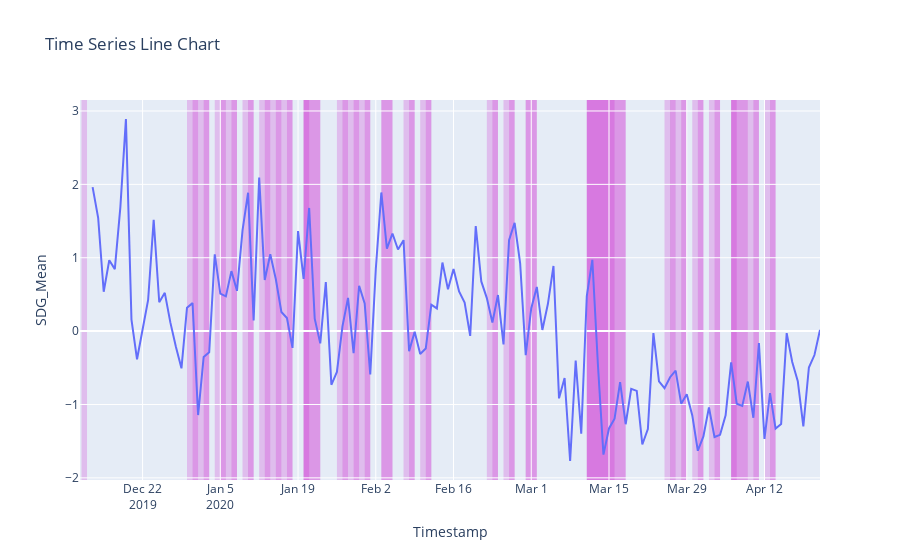

The notebook cell saved with this chart:
### Code cell
mask = df_AAPL["Timestamp"].isin(df_time["Date"].unique())

df1 = df_AAPL[mask].groupby((~mask).cumsum())['Timestamp'].agg(['first','last'])

fillcolor = 'rgba(200,0,200,0.2)'
layer = 'below'

for index, row in df1.iterrows():
        #print(row['first'], row['last'])
        lineC.add_shape(type="rect",
        xref="x",
        yref="paper",
        x0=row['first'],
        y0=0,
        x1=row['last'] - datetime.timedelta(days=1),
        y1=1,
        line=dict(color="rgba(0,0,0,0)",width=3,),
        fillcolor=fillcolor,
        layer=layer)

lineC.update_layout()

lineC.show()

### Figure 1 — Plotly figure (JSON) as saved in the notebook; plotly's stock layout.template omitted (floating-point values rounded to 4 significant figures; data arrays with more than 128 entries replaced by an {"elided": "..."} marker saying what was removed)
{"data": [{"hovertemplate": "Timestamp=%{x}<br>SDG_Mean=%{y}<extra></extra>", "legendgroup": "", "line": {"color": "#636efa", "dash": "solid"}, "marker": {"symbol": "circle"}, "mode": "lines", "name": "", "orientation": "v", "showlegend": false, "type": "scatter", "x": {"elided": "132 str values"}, "xaxis": "x", "y": {"elided": "132 float values"}, "yaxis": "y"}], "layout": {"legend": {"tracegroupgap": 0}, "shapes": [{"fillcolor": "rgba(200,0,200,0.2)", "layer": "below", "line": {"color": "rgba(0,0,0,0)", "width": 3}, "type": "rect", "x0": "2019-12-31T00:00:00", "x1": "2020-01-01T00:00:00", "xref": "x", "y0": 0, "y1": 1, "yref": "paper"}, {"fillcolor": "rgba(200,0,200,0.2)", "layer": "below", "line": {"color": "rgba(0,0,0,0)", "width": 3}, "type": "rect", "x0": "2020-01-02T00:00:00", "x1": "2020-01-03T00:00:00", "xref": "x", "y0": 0, "y1": 1, "yref": "paper"}, {"fillcolor": "rgba(200,0,200,0.2)", "layer": "below", "line": {"color": "rgba(0,0,0,0)", "width": 3}, "type": "rect", "x0": "2020-01-05T00:00:00", "x1": "2020-01-06T00:00:00", "xref": "x", "y0": 0, "y1": 1, "yref": "paper"}, {"fillcolor": "rgba(200,0,200,0.2)", "layer": "below", "line": {"color": "rgba(0,0,0,0)", "width": 3}, "type": "rect", "x0": "2020-01-07T00:00:00", "x1": "2020-01-08T00:00:00", "xref": "x", "y0": 0, "y1": 1, "yref": "paper"}, {"fillcolor": "rgba(200,0,200,0.2)", "layer": "below", "line": {"color": "rgba(0,0,0,0)", "width": 3}, "type": "rect", "x0": "2020-01-10T00:00:00", "x1": "2020-01-11T00:00:00", "xref": "x", "y0": 0, "y1": 1, "yref": "paper"}, {"fillcolor": "rgba(200,0,200,0.2)", "layer": "below", "line": {"color": "rgba(0,0,0,0)", "width": 3}, "type": "rect", "x0": "2020-01-13T00:00:00", "x1": "2020-01-14T00:00:00", "xref": "x", "y0": 0, "y1": 1, "yref": "paper"}, {"fillcolor": "rgba(200,0,200,0.2)", "layer": "below", "line": {"color": "rgba(0,0,0,0)", "width": 3}, "type": "rect", "x0": "2020-01-15T00:00:00", "x1": "2020-01-16T00:00:00", "xref": "x", "y0": 0, "y1": 1, "yref": "paper"}, {"fillcolor": "rgba(200,0,200,0.2)", "layer": "below", "line": {"color": "rgba(0,0,0,0)", "width": 3}, "type": "rect", "x0": "2020-01-17T00:00:00", "x1": "2020-01-18T00:00:00", "xref": "x", "y0": 0, "y1": 1, "yref": "paper"}, {"fillcolor": "rgba(200,0,200,0.2)", "layer": "below", "line": {"color": "rgba(0,0,0,0)", "width": 3}, "type": "rect", "x0": "2020-01-20T00:00:00", "x1": "2020-01-23T00:00:00", "xref": "x", "y0": 0, "y1": 1, "yref": "paper"}, {"fillcolor": "rgba(200,0,200,0.2)", "layer": "below", "line": {"color": "rgba(0,0,0,0)", "width": 3}, "type": "rect", "x0": "2020-01-27T00:00:00", "x1": "2020-01-28T00:00:00", "xref": "x", "y0": 0, "y1": 1, "yref": "paper"}, {"fillcolor": "rgba(200,0,200,0.2)", "layer": "below", "line": {"color": "rgba(0,0,0,0)", "width": 3}, "type": "rect", "x0": "2020-01-29T00:00:00", "x1": "2020-01-30T00:00:00", "xref": "x", "y0": 0, "y1": 1, "yref": "paper"}, {"fillcolor": "rgba(200,0,200,0.2)", "layer": "below", "line": {"color": "rgba(0,0,0,0)", "width": 3}, "type": "rect", "x0": "2020-01-31T00:00:00", "x1": "2020-02-01T00:00:00", "xref": "x", "y0": 0, "y1": 1, "yref": "paper"}, {"fillcolor": "rgba(200,0,200,0.2)", "layer": "below", "line": {"color": "rgba(0,0,0,0)", "width": 3}, "type": "rect", "x0": "2020-02-03T00:00:00", "x1": "2020-02-05T00:00:00", "xref": "x", "y0": 0, "y1": 1, "yref": "paper"}, {"fillcolor": "rgba(200,0,200,0.2)", "layer": "below", "line": {"color": "rgba(0,0,0,0)", "width": 3}, "type": "rect", "x0": "2020-02-08T00:00:00", "x1": "2020-02-09T00:00:00", "xref": "x", "y0": 0, "y1": 1, "yref": "paper"}, {"fillcolor": "rgba(200,0,200,0.2)", "layer": "below", "line": {"color": "rgba(0,0,0,0)", "width": 3}, "type": "rect", "x0": "2020-02-11T00:00:00", "x1": "2020-02-12T00:00:00", "xref": "x", "y0": 0, "y1": 1, "yref": "paper"}, {"fillcolor": "rgba(200,0,200,0.2)", "layer": "below", "line": {"color": "rgba(0,0,0,0)", "width": 3}, "type": "rect", "x0": "2020-02-23T00:00:00", "x1": "2020-02-24T00:00:00", "xref": "x", "y0": 0, "y1": 1, "yref": "paper"}, {"fillcolor": "rgba(200,0,200,0.2)", "layer": "below", "line": {"color": "rgba(0,0,0,0)", "width": 3}, "type": "rect", "x0": "2020-02-26T00:00:00", "x1": "2020-02-27T00:00:00", "xref": "x", "y0": 0, "y1": 1, "yref": "paper"}, {"fillcolor": "rgba(200,0,200,0.2)", "layer": "below", "line": {"color": "rgba(0,0,0,0)", "width": 3}, "type": "rect", "x0": "2020-02-29T00:00:00", "x1": "2020-03-02T00:00:00", "xref": "x", "y0": 0, "y1": 1, "yref": "paper"}, {"fillcolor": "rgba(200,0,200,0.2)", "layer": "below", "line": {"color": "rgba(0,0,0,0)", "width": 3}, "type": "rect", "x0": "2020-03-11T00:00:00", "x1": "2020-03-18T00:00:00", "xref": "x", "y0": 0, "y1": 1, "yref": "paper"}, {"fillcolor": "rgba(200,0,200,0.2)", "layer": "below", "line": {"color": "rgba(0,0,0,0)", "width": 3}, "type": "rect", "x0": "2020-03-26T00:00:00", "x1": "2020-03-27T00:00:00", "xref": "x", "y0": 0, "y1": 1, "yref": "paper"}, {"fillcolor": "rgba(200,0,200,0.2)", "layer": "below", "line": {"color": "rgba(0,0,0,0)", "width": 3}, "type": "rect", "x0": "2020-03-28T00:00:00", "x1": "2020-03-29T00:00:00", "xref": "x", "y0": 0, "y1": 1, "yref": "paper"}, {"fillcolor": "rgba(200,0,200,0.2)", "layer": "below", "line": {"color": "rgba(0,0,0,0)", "width": 3}, "type": "rect", "x0": "2020-03-31T00:00:00", "x1": "2020-04-01T00:00:00", "xref": "x", "y0": 0, "y1": 1, "yref": "paper"}, {"fillcolor": "rgba(200,0,200,0.2)", "layer": "below", "line": {"color": "rgba(0,0,0,0)", "width": 3}, "type": "rect", "x0": "2020-04-03T00:00:00", "x1": "2020-04-04T00:00:00", "xref": "x", "y0": 0, "y1": 1, "yref": "paper"}, {"fillcolor": "rgba(200,0,200,0.2)", "layer": "below", "line": {"color": "rgba(0,0,0,0)", "width": 3}, "type": "rect", "x0": "2020-04-06T00:00:00", "x1": "2020-04-09T00:00:00", "xref": "x", "y0": 0, "y1": 1, "yref": "paper"}, {"fillcolor": "rgba(200,0,200,0.2)", "layer": "below", "line": {"color": "rgba(0,0,0,0)", "width": 3}, "type": "rect", "x0": "2020-04-10T00:00:00", "x1": "2020-04-11T00:00:00", "xref": "x", "y0": 0, "y1": 1, "yref": "paper"}, {"fillcolor": "rgba(200,0,200,0.2)", "layer": "below", "line": {"color": "rgba(0,0,0,0)", "width": 3}, "type": "rect", "x0": "2020-04-13T00:00:00", "x1": "2020-04-14T00:00:00", "xref": "x", "y0": 0, "y1": 1, "yref": "paper"}, {"fillcolor": "rgba(200,0,200,0.2)", "layer": "below", "line": {"color": "rgba(0,0,0,0)", "width": 3}, "type": "rect", "x0": "2019-12-31T00:00:00", "x1": "2020-01-01T00:00:00", "xref": "x", "y0": 0, "y1": 1, "yref": "paper"}, {"fillcolor": "rgba(200,0,200,0.2)", "layer": "below", "line": {"color": "rgba(0,0,0,0)", "width": 3}, "type": "rect", "x0": "2020-01-02T00:00:00", "x1": "2020-01-03T00:00:00", "xref": "x", "y0": 0, "y1": 1, "yref": "paper"}, {"fillcolor": "rgba(200,0,200,0.2)", "layer": "below", "line": {"color": "rgba(0,0,0,0)", "width": 3}, "type": "rect", "x0": "2020-01-05T00:00:00", "x1": "2020-01-06T00:00:00", "xref": "x", "y0": 0, "y1": 1, "yref": "paper"}, {"fillcolor": "rgba(200,0,200,0.2)", "layer": "below", "line": {"color": "rgba(0,0,0,0)", "width": 3}, "type": "rect", "x0": "2020-01-07T00:00:00", "x1": "2020-01-08T00:00:00", "xref": "x", "y0": 0, "y1": 1, "yref": "paper"}, {"fillcolor": "rgba(200,0,200,0.2)", "layer": "below", "line": {"color": "rgba(0,0,0,0)", "width": 3}, "type": "rect", "x0": "2020-01-10T00:00:00", "x1": "2020-01-11T00:00:00", "xref": "x", "y0": 0, "y1": 1, "yref": "paper"}, {"fillcolor": "rgba(200,0,200,0.2)", "layer": "below", "line": {"color": "rgba(0,0,0,0)", "width": 3}, "type": "rect", "x0": "2020-01-13T00:00:00", "x1": "2020-01-14T00:00:00", "xref": "x", "y0": 0, "y1": 1, "yref": "paper"}, {"fillcolor": "rgba(200,0,200,0.2)", "layer": "below", "line": {"color": "rgba(0,0,0,0)", "width": 3}, "type": "rect", "x0": "2020-01-15T00:00:00", "x1": "2020-01-16T00:00:00", "xref": "x", "y0": 0, "y1": 1, "yref": "paper"}, {"fillcolor": "rgba(200,0,200,0.2)", "layer": "below", "line": {"color": "rgba(0,0,0,0)", "width": 3}, "type": "rect", "x0": "2020-01-17T00:00:00", "x1": "2020-01-18T00:00:00", "xref": "x", "y0": 0, "y1": 1, "yref": "paper"}, {"fillcolor": "rgba(200,0,200,0.2)", "layer": "below", "line": {"color": "rgba(0,0,0,0)", "width": 3}, "type": "rect", "x0": "2020-01-20T00:00:00", "x1": "2020-01-23T00:00:00", "xref": "x", "y0": 0, "y1": 1, "yref": "paper"}, {"fillcolor": "rgba(200,0,200,0.2)", "layer": "below", "line": {"color": "rgba(0,0,0,0)", "width": 3}, "type": "rect", "x0": "2020-01-27T00:00:00", "x1": "2020-01-28T00:00:00", "xref": "x", "y0": 0, "y1": 1, "yref": "paper"}, {"fillcolor": "rgba(200,0,200,0.2)", "layer": "below", "line": {"color": "rgba(0,0,0,0)", "width": 3}, "type": "rect", "x0": "2020-01-29T00:00:00", "x1": "2020-01-30T00:00:00", "xref": "x", "y0": 0, "y1": 1, "yref": "paper"}, {"fillcolor": "rgba(200,0,200,0.2)", "layer": "below", "line": {"color": "rgba(0,0,0,0)", "width": 3}, "type": "rect", "x0": "2020-01-31T00:00:00", "x1": "2020-02-01T00:00:00", "xref": "x", "y0": 0, "y1": 1, "yref": "paper"}, {"fillcolor": "rgba(200,0,200,0.2)", "layer": "below", "line": {"color": "rgba(0,0,0,0)", "width": 3}, "type": "rect", "x0": "2020-02-03T00:00:00", "x1": "2020-02-05T00:00:00", "xref": "x", "y0": 0, "y1": 1, "yref": "paper"}, {"fillcolor": "rgba(200,0,200,0.2)", "layer": "below", "line": {"color": "rgba(0,0,0,0)", "width": 3}, "type": "rect", "x0": "2020-02-08T00:00:00", "x1": "2020-02-09T00:00:00", "xref": "x", "y0": 0, "y1": 1, "yref": "paper"}, {"fillcolor": "rgba(200,0,200,0.2)", "layer": "below", "line": {"color": "rgba(0,0,0,0)", "width": 3}, "type": "rect", "x0": "2020-02-11T00:00:00", "x1": "2020-02-12T00:00:00", "xref": "x", "y0": 0, "y1": 1, "yref": "paper"}, {"fillcolor": "rgba(200,0,200,0.2)", "layer": "below", "line": {"color": "rgba(0,0,0,0)", "width": 3}, "type": "rect", "x0": "2020-02-23T00:00:00", "x1": "2020-02-24T00:00:00", "xref": "x", "y0": 0, "y1": 1, "yref": "paper"}, {"fillcolor": "rgba(200,0,200,0.2)", "layer": "below", "line": {"color": "rgba(0,0,0,0)", "width": 3}, "type": "rect", "x0": "2020-02-26T00:00:00", "x1": "2020-02-27T00:00:00", "xref": "x", "y0": 0, "y1": 1, "yref": "paper"}, {"fillcolor": "rgba(200,0,200,0.2)", "layer": "below", "line": {"color": "rgba(0,0,0,0)", "width": 3}, "type": "rect", "x0": "2020-02-29T00:00:00", "x1": "2020-03-02T00:00:00", "xref": "x", "y0": 0, "y1": 1, "yref": "paper"}, {"fillcolor": "rgba(200,0,200,0.2)", "layer": "below", "line": {"color": "rgba(0,0,0,0)", "width": 3}, "type": "rect", "x0": "2020-03-11T00:00:00", "x1": "2020-03-18T00:00:00", "xref": "x", "y0": 0, "y1": 1, "yref": "paper"}, {"fillcolor": "rgba(200,0,200,0.2)", "layer": "below", "line": {"color": "rgba(0,0,0,0)", "width": 3}, "type": "rect", "x0": "2020-03-26T00:00:00", "x1": "2020-03-27T00:00:00", "xref": "x", "y0": 0, "y1": 1, "yref": "paper"}, {"fillcolor": "rgba(200,0,200,0.2)", "layer": "below", "line": {"color": "rgba(0,0,0,0)", "width": 3}, "type": "rect", "x0": "2020-03-28T00:00:00", "x1": "2020-03-29T00:00:00", "xref": "x", "y0": 0, "y1": 1, "yref": "paper"}, {"fillcolor": "rgba(200,0,200,0.2)", "layer": "below", "line": {"color": "rgba(0,0,0,0)", "width": 3}, "type": "rect", "x0": "2020-03-31T00:00:00", "x1": "2020-04-01T00:00:00", "xref": "x", "y0": 0, "y1": 1, "yref": "paper"}, {"fillcolor": "rgba(200,0,200,0.2)", "layer": "below", "line": {"color": "rgba(0,0,0,0)", "width": 3}, "type": "rect", "x0": "2020-04-03T00:00:00", "x1": "2020-04-04T00:00:00", "xref": "x", "y0": 0, "y1": 1, "yref": "paper"}, {"fillcolor": "rgba(200,0,200,0.2)", "layer": "below", "line": {"color": "rgba(0,0,0,0)", "width": 3}, "type": "rect", "x0": "2020-04-06T00:00:00", "x1": "2020-04-09T00:00:00", "xref": "x", "y0": 0, "y1": 1, "yref": "paper"}, {"fillcolor": "rgba(200,0,200,0.2)", "layer": "below", "line": {"color": "rgba(0,0,0,0)", "width": 3}, "type": "rect", "x0": "2020-04-10T00:00:00", "x1": "2020-04-11T00:00:00", "xref": "x", "y0": 0, "y1": 1, "yref": "paper"}, {"fillcolor": "rgba(200,0,200,0.2)", "layer": "below", "line": {"color": "rgba(0,0,0,0)", "width": 3}, "type": "rect", "x0": "2020-04-13T00:00:00", "x1": "2020-04-14T00:00:00", "xref": "x", "y0": 0, "y1": 1, "yref": "paper"}, {"fillcolor": "rgba(200,0,200,0.2)", "layer": "below", "line": {"color": "rgba(0,0,0,0)", "width": 3}, "type": "rect", "x0": "2019-12-12T00:00:00", "x1": "2019-12-11T00:00:00", "xref": "x", "y0": 0, "y1": 1, "yref": "paper"}, {"fillcolor": "rgba(200,0,200,0.2)", "layer": "below", "line": {"color": "rgba(0,0,0,0)", "width": 3}, "type": "rect", "x0": "2019-12-31T00:00:00", "x1": "2019-12-30T00:00:00", "xref": "x", "y0": 0, "y1": 1, "yref": "paper"}, {"fillcolor": "rgba(200,0,200,0.2)", "layer": "below", "line": {"color": "rgba(0,0,0,0)", "width": 3}, "type": "rect", "x0": "2020-01-02T00:00:00", "x1": "2020-01-01T00:00:00", "xref": "x", "y0": 0, "y1": 1, "yref": "paper"}, {"fillcolor": "rgba(200,0,200,0.2)", "layer": "below", "line": {"color": "rgba(0,0,0,0)", "width": 3}, "type": "rect", "x0": "2020-01-05T00:00:00", "x1": "2020-01-04T00:00:00", "xref": "x", "y0": 0, "y1": 1, "yref": "paper"}, {"fillcolor": "rgba(200,0,200,0.2)", "layer": "below", "line": {"color": "rgba(0,0,0,0)", "width": 3}, "type": "rect", "x0": "2020-01-07T00:00:00", "x1": "2020-01-06T00:00:00", "xref": "x", "y0": 0, "y1": 1, "yref": "paper"}, {"fillcolor": "rgba(200,0,200,0.2)", "layer": "below", "line": {"color": "rgba(0,0,0,0)", "width": 3}, "type": "rect", "x0": "2020-01-10T00:00:00", "x1": "2020-01-09T00:00:00", "xref": "x", "y0": 0, "y1": 1, "yref": "paper"}, {"fillcolor": "rgba(200,0,200,0.2)", "layer": "below", "line": {"color": "rgba(0,0,0,0)", "width": 3}, "type": "rect", "x0": "2020-01-13T00:00:00", "x1": "2020-01-12T00:00:00", "xref": "x", "y0": 0, "y1": 1, "yref": "paper"}, {"fillcolor": "rgba(200,0,200,0.2)", "layer": "below", "line": {"color": "rgba(0,0,0,0)", "width": 3}, "type": "rect", "x0": "2020-01-15T00:00:00", "x1": "2020-01-14T00:00:00", "xref": "x", "y0": 0, "y1": 1, "yref": "paper"}, {"fillcolor": "rgba(200,0,200,0.2)", "layer": "below", "line": {"color": "rgba(0,0,0,0)", "width": 3}, "type": "rect", "x0": "2020-01-17T00:00:00", "x1": "2020-01-16T00:00:00", "xref": "x", "y0": 0, "y1": 1, "yref": "paper"}, {"fillcolor": "rgba(200,0,200,0.2)", "layer": "below", "line": {"color": "rgba(0,0,0,0)", "width": 3}, "type": "rect", "x0": "2020-01-20T00:00:00", "x1": "2020-01-21T00:00:00", "xref": "x", "y0": 0, "y1": 1, "yref": "paper"}, {"fillcolor": "rgba(200,0,200,0.2)", "layer": "below", "line": {"color": "rgba(0,0,0,0)", "width": 3}, "type": "rect", "x0": "2020-01-27T00:00:00", "x1": "2020-01-26T00:00:00", "xref": "x", "y0": 0, "y1": 1, "yref": "paper"}, {"fillcolor": "rgba(200,0,200,0.2)", "layer": "below", "line": {"color": "rgba(0,0,0,0)", "width": 3}, "type": "rect", "x0": "2020-01-29T00:00:00", "x1": "2020-01-28T00:00:00", "xref": "x", "y0": 0, "y1": 1, "yref": "paper"}, {"fillcolor": "rgba(200,0,200,0.2)", "layer": "below", "line": {"color": "rgba(0,0,0,0)", "width": 3}, "type": "rect", "x0": "2020-01-31T00:00:00", "x1": "2020-01-30T00:00:00", "xref": "x", "y0": 0, "y1": 1, "yref": "paper"}, {"fillcolor": "rgba(200,0,200,0.2)", "layer": "below", "line": {"color": "rgba(0,0,0,0)", "width": 3}, "type": "rect", "x0": "2020-02-03T00:00:00", "x1": "2020-02-03T00:00:00", "xref": "x", "y0": 0, "y1": 1, "yref": "paper"}, {"fillcolor": "rgba(200,0,200,0.2)", "layer": "below", "line": {"color": "rgba(0,0,0,0)", "width": 3}, "type": "rect", "x0": "2020-02-08T00:00:00", "x1": "2020-02-07T00:00:00", "xref": "x", "y0": 0, "y1": 1, "yref": "paper"}, {"fillcolor": "rgba(200,0,200,0.2)", "layer": "below", "line": {"color": "rgba(0,0,0,0)", "width": 3}, "type": "rect", "x0": "2020-02-11T00:00:00", "x1": "2020-02-10T00:00:00", "xref": "x", "y0": 0, "y1": 1, "yref": "paper"}, {"fillcolor": "rgba(200,0,200,0.2)", "layer": "below", "line": {"color": "rgba(0,0,0,0)", "width": 3}, "type": "rect", "x0": "2020-02-23T00:00:00", "x1": "2020-02-22T00:00:00", "xref": "x", "y0": 0, "y1": 1, "yref": "paper"}, {"fillcolor": "rgba(200,0,200,0.2)", "layer": "below", "line": {"color": "rgba(0,0,0,0)", "width": 3}, "type": "rect", "x0": "2020-02-26T00:00:00", "x1": "2020-02-25T00:00:00", "xref": "x", "y0": 0, "y1": 1, "yref": "paper"}, {"fillcolor": "rgba(200,0,200,0.2)", "layer": "below", "line": {"color": "rgba(0,0,0,0)", "width": 3}, "type": "rect", "x0": "2020-02-29T00:00:00", "x1": "2020-02-29T00:00:00", "xref": "x", "y0": 0, "y1": 1, "yref": "paper"}, {"fillcolor": "rgba(200,0,200,0.2)", "layer": "below", "line": {"color": "rgba(0,0,0,0)", "width": 3}, "type": "rect", "x0": "2020-03-11T00:00:00", "x1": "2020-03-16T00:00:00", "xref": "x", "y0": 0, "y1": 1, "yref": "paper"}, {"fillcolor": "rgba(200,0,200,0.2)", "layer": "below", "line": {"color": "rgba(0,0,0,0)", "width": 3}, "type": "rect", "x0": "2020-03-26T00:00:00", "x1": "2020-03-25T00:00:00", "xref": "x", "y0": 0, "y1": 1, "yref": "paper"}, {"fillcolor": "rgba(200,0,200,0.2)", "layer": "below", "line": {"color": "rgba(0,0,0,0)", "width": 3}, "type": "rect", "x0": "2020-03-28T00:00:00", "x1": "2020-03-27T00:00:00", "xref": "x", "y0": 0, "y1": 1, "yref": "paper"}, {"fillcolor": "rgba(200,0,200,0.2)", "layer": "below", "line": {"color": "rgba(0,0,0,0)", "width": 3}, "type": "rect", "x0": "2020-03-31T00:00:00", "x1": "2020-03-30T00:00:00", "xref": "x", "y0": 0, "y1": 1, "yref": "paper"}, {"fillcolor": "rgba(200,0,200,0.2)", "layer": "below", "line": {"color": "rgba(0,0,0,0)", "width": 3}, "type": "rect", "x0": "2020-04-03T00:00:00", "x1": "2020-04-02T00:00:00", "xref": "x", "y0": 0, "y1": 1, "yref": "paper"}, {"fillcolor": "rgba(200,0,200,0.2)", "layer": "below", "line": {"color": "rgba(0,0,0,0)", "width": 3}, "type": "rect", "x0": "2020-04-06T00:00:00", "x1": "2020-04-07T00:00:00", "xref": "x", "y0": 0, "y1": 1, "yref": "paper"}, {"fillcolor": "rgba(200,0,200,0.2)", "layer": "below", "line": {"color": "rgba(0,0,0,0)", "width": 3}, "type": "rect", "x0": "2020-04-10T00:00:00", "x1": "2020-04-09T00:00:00", "xref": "x", "y0": 0, "y1": 1, "yref": "paper"}, {"fillcolor": "rgba(200,0,200,0.2)", "layer": "below", "line": {"color": "rgba(0,0,0,0)", "width": 3}, "type": "rect", "x0": "2020-04-13T00:00:00", "x1": "2020-04-12T00:00:00", "xref": "x", "y0": 0, "y1": 1, "yref": "paper"}], "title": {"text": "Time Series Line Chart"}, "xaxis": {"anchor": "y", "domain": [0, 1], "title": {"text": "Timestamp"}}, "yaxis": {"anchor": "x", "domain": [0, 1], "title": {"text": "SDG_Mean"}}}}
